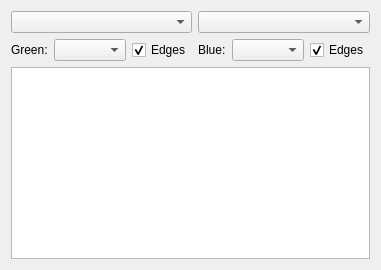
      <widget class="QWidget" name="tab_ResImg">
       <attribute name="title">
        <string>Image</string>
       </attribute>
       <layout class="QGridLayout" name="gridLayout_12">
        <item row="1" column="5">
         <widget class="QCheckBox" name="checkBox_ResImg_Edge_B">
          <property name="sizePolicy">
           <sizepolicy hsizetype="Maximum" vsizetype="Fixed">
            <horstretch>0</horstretch>
            <verstretch>0</verstretch>
           </sizepolicy>
          </property>
          <property name="text">
           <string>Edges</string>
          </property>
          <property name="checked">
           <bool>true</bool>
          </property>
         </widget>
        </item>
        <item row="0" column="0" colspan="3">
         <widget class="QComboBox" name="comboBox_ResImg_Lateral"/>
        </item>
        <item row="1" column="1">
         <widget class="QComboBox" name="comboBox_ResImg_G"/>
        </item>
        <item row="1" column="3">
         <widget class="QLabel" name="label_ResImg_B">
          <property name="sizePolicy">
           <sizepolicy hsizetype="Maximum" vsizetype="Preferred">
            <horstretch>0</horstretch>
            <verstretch>0</verstretch>
           </sizepolicy>
          </property>
          <property name="text">
           <string>Blue:</string>
          </property>
         </widget>
        </item>
        <item row="1" column="0">
         <widget class="QLabel" name="label_ResImg_G">
          <property name="sizePolicy">
           <sizepolicy hsizetype="Maximum" vsizetype="Preferred">
            <horstretch>0</horstretch>
            <verstretch>0</verstretch>
           </sizepolicy>
          </property>
          <property name="text">
           <string>Green:</string>
          </property>
         </widget>
        </item>
        <item row="2" column="0" colspan="6">
         <widget class="QGraphicsView" name="graphicsView_ResImg">
          <property name="mouseTracking">
           <bool>true</bool>
          </property>
         </widget>
        </item>
        <item row="0" column="3" colspan="3">
         <widget class="QComboBox" name="comboBox_ResImg_Depth"/>
        </item>
        <item row="1" column="4">
         <widget class="QComboBox" name="comboBox_ResImg_B"/>
        </item>
        <item row="1" column="2">
         <widget class="QCheckBox" name="checkBox_ResImg_Edge_G">
          <property name="sizePolicy">
           <sizepolicy hsizetype="Maximum" vsizetype="Fixed">
            <horstretch>0</horstretch>
            <verstretch>0</verstretch>
           </sizepolicy>
          </property>
          <property name="text">
           <string>Edges</string>
          </property>
          <property name="checked">
           <bool>true</bool>
          </property>
         </widget>
        </item>
       </layout>
      </widget>
